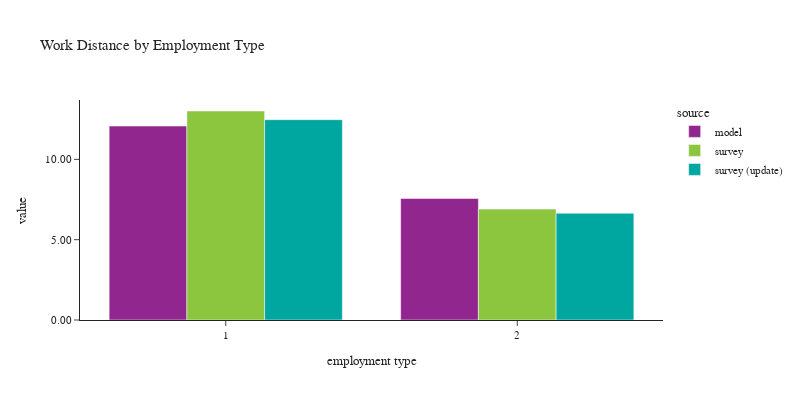

The code cell stored with this chart in its notebook:
### Code cell
plot_work_location(df_workers, 'pwtyp', 'Employment Type', 'employment type')

### Figure 1 — Plotly figure (JSON) as saved in the notebook; plotly's stock layout.template omitted (floating-point values rounded to 4 significant figures)
{"data": [{"alignmentgroup": "True", "customdata": [[1786206], [436862]], "hovertemplate": "source=model<br>pwtyp=%{x}<br>value=%{y}<br>sample count=%{customdata[0]}<extra></extra>", "legendgroup": "model", "marker": {"color": "#91268F", "pattern": {"shape": ""}}, "name": "model", "offsetgroup": "model", "orientation": "v", "showlegend": true, "textposition": "auto", "type": "bar", "x": [1, 2], "xaxis": "x", "y": [12.07, 7.565], "yaxis": "y"}, {"alignmentgroup": "True", "customdata": [[2239], [453]], "hovertemplate": "source=survey<br>pwtyp=%{x}<br>value=%{y}<br>sample count=%{customdata[0]}<extra></extra>", "legendgroup": "survey", "marker": {"color": "#8CC63E", "pattern": {"shape": ""}}, "name": "survey", "offsetgroup": "survey", "orientation": "v", "showlegend": true, "textposition": "auto", "type": "bar", "x": [1, 2], "xaxis": "x", "y": [13.01, 6.906], "yaxis": "y"}, {"alignmentgroup": "True", "customdata": [[2335], [487]], "hovertemplate": "source=survey (update)<br>pwtyp=%{x}<br>value=%{y}<br>sample count=%{customdata[0]}<extra></extra>", "legendgroup": "survey (update)", "marker": {"color": "#00A7A0", "pattern": {"shape": ""}}, "name": "survey (update)", "offsetgroup": "survey (update)", "orientation": "v", "showlegend": true, "textposition": "auto", "type": "bar", "x": [1, 2], "xaxis": "x", "y": [12.47, 6.645], "yaxis": "y"}], "layout": {"barmode": "group", "font": {"size": 11}, "height": 400, "legend": {"title": {"text": "source"}, "tracegroupgap": 0}, "title": {"text": "Work Distance by Employment Type"}, "width": 800, "xaxis": {"anchor": "y", "domain": [0.0, 1.0], "title": {"text": "employment type"}}, "yaxis": {"anchor": "x", "domain": [0.0, 1.0], "tickformat": ".2f", "title": {"text": "value"}}}}
